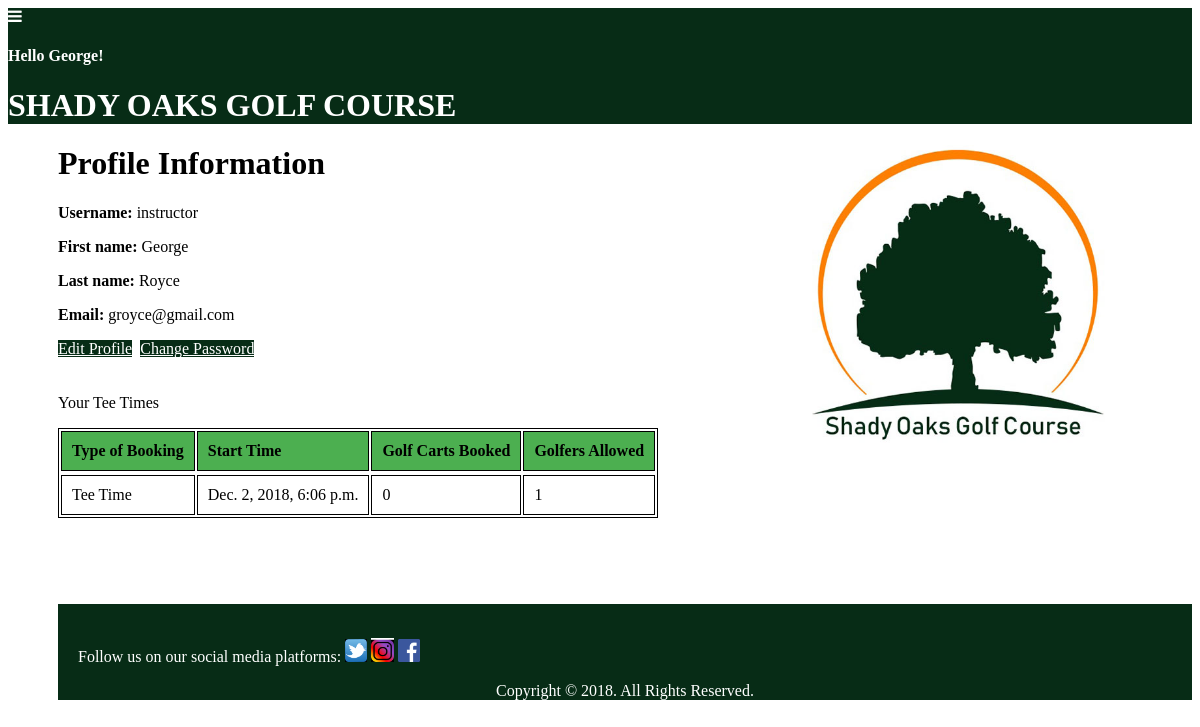
The page /profile (signed in) on the database as committed earlier.
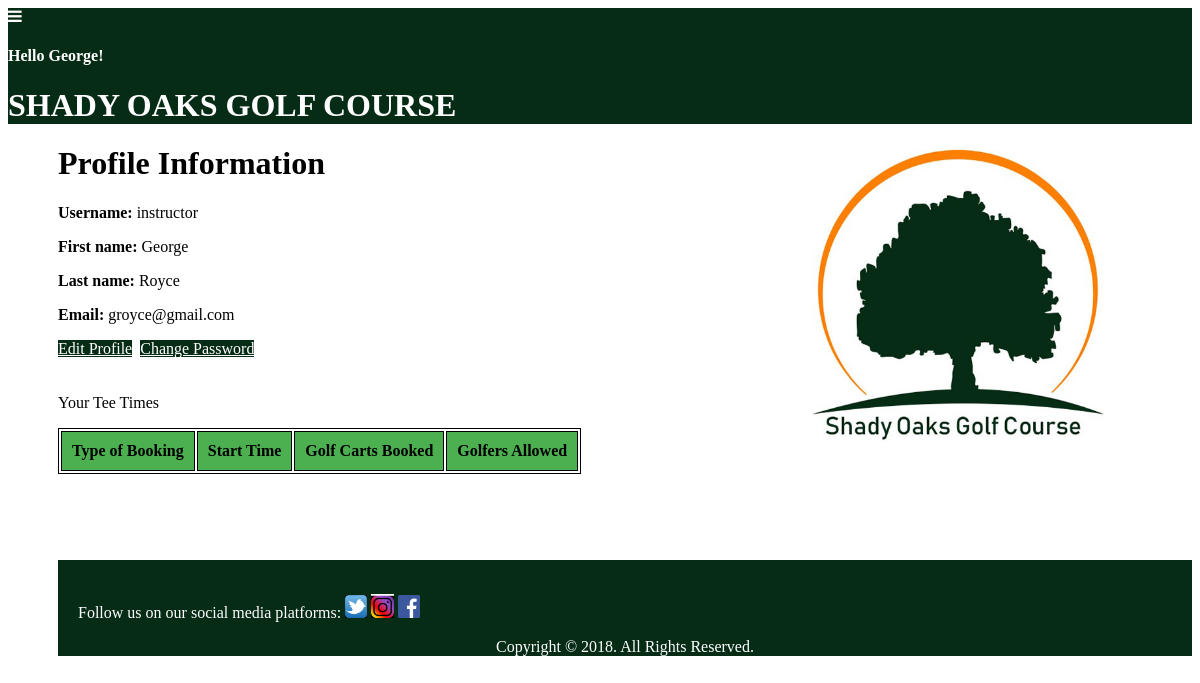
The same page on the database as committed later.
### main/models.py (models this page shows, shortened)
class Teetime(models.Model):
    user = models.ForeignKey(settings.AUTH_USER_MODEL, default=1, on_delete=models.CASCADE)
    Teetime_Name = models.CharField(default="Tee Time", max_length=50)
    Teetime_Start = models.DateTimeField(default=timezone.now)
    Golf_Carts = models.IntegerField(default=0)
    Golfers_Allowed = models.IntegerField(default=1)
    Created_Date = models.DateTimeField(default=timezone.now)
    Updated_Date = models.DateTimeField(default=timezone.now)

### main/views.py (the view)
# urls.py: path('profile', views.profile, name='profile'),
def profile(request):
    teetime = Teetime.objects.filter(user=request.user)
    args = {'user': request.user}
    return render(request, 'registration/profile.html', {'teetimes': teetime})

### main/templates/registration/profile.html (shortened to what this page needs)
<!DOCTYPE html>
{% load staticfiles %}
<html>
<link rel="stylesheet" href="https://www.w3schools.com/w3css/4/w3pro.css">
<link rel="stylesheet" href="css1.css">
<link rel="stylesheet" href="https://cdnjs.cloudflare.com/ajax/libs/font-awesome/4.3.0/css/font-awesome.min.css">
<body>
<header class="w3-container w3-theme w3-padding-32" id="myHeader">
      <span>
          <i onclick="w3_open()" class="fa fa-bars w3-xlarge w3-button w3-theme" style="color:white;"></i>
      </span>
  <div class="w3-center">
  <h4 style="color:white;">Hello {{ user.first_name }}!</h4>
  <h1 class="w3-xxxlarge w3-animate-bottom" style="color:white;">SHADY OAKS GOLF COURSE</h1>
  </div>
  </header>
<div style="margin-left: 50px; height: 300px">
    <image style="float: right;height: 300px; padding-right: 80px;" src="{% static "images/ShadyOaksLogo.jpg" %}" alt="Logo" style="width:50%;"/>
    <h1>Profile Information</h1>
    <p><b>Username:</b> {{ user }}</p>
    <p><b>First name:</b> {{ user.first_name }}</p>
    <p><b>Last name:</b> {{ user.last_name }}</p>
    <p><b>Email:</b> {{ user.email }}</p>
    <a href="{% url 'edit_profile' %}" class="w3-button w3-theme-dark" style="background-color: #ff8000;">Edit Profile<a>&nbsp;</a>
    <a href="{% url 'change_password' %}" class="w3-button w3-theme-dark" style="background-color: #ff8000;">Change Password</a></a>
    <p style="padding-top: 20px;"> Your Tee Times</p>
    <div style="padding-right: 30px; padding-bottom: 50px;">
        <table class="table table-striped table-bordered table-hover" style="text-align: left; border: 1px solid black;">
            <thead>
            <tr class="bg-info" >
                <th style="border: 1px solid black; padding: 10px; background-color: #4CAF50; font-weight: bold">Type of Booking</th>
                <th style="border: 1px solid black; padding: 10px; background-color: #4CAF50; font-weight: bold">Start Time</th>
                <th style="border: 1px solid black; padding: 10px; background-color: #4CAF50; font-weight: bold">Golf Carts Booked</th>
                <th style="border: 1px solid black; padding: 10px; background-color: #4CAF50; font-weight: bold">Golfers Allowed</th>
            </tr>
            </thead>
            {% if user.is_authenticated %}
            <tbody>
            {% for teetime in teetimes %}
                    <td style="border: 1px solid black; padding: 10px">{{ teetime.Teetime_Name }}</td>
                    <td style="border: 1px solid black; padding: 10px">{{ teetime.Teetime_Start }}</td>
                    <td style="border: 1px solid black; padding: 10px">{{ teetime.Golf_Carts }}</td>
                    <td style="border: 1px solid black; padding: 10px">{{ teetime.Golfers_Allowed }}</td>
            {% endfor %}
            </tbody>
            {% endif %}
        </table>
    </div>
<br>
<br>
<footer style="background-color: #072c16">
    <br>
    <p style="color: white;margin-left: 20px">Follow us on our social media platforms:
        <a href="https://twitter.com/?lang=en" target="_blank"><image src="{% static "images/Twitter.png" %}" alt="Twitter" style="width:2%"/></a>
        <a href="https://www.instagram.com/" target="_blank"><image src="{% static "images/Instagram.png" %}" alt="instagram" style="width:2%"/></a>
        <a href="https://www.facebook.com/" target="_blank"><image src="{% static "images/facebook.png" %}" alt="facebook" style="width:2%"/></a></p>
    <p style="color: white;text-align:center">Copyright &copy 2018. All Rights Reserved. </p>
  </footer>
</body>
</html>

Rows that differ between the two databases and show on the page:
no longer on this page (row edited): Teetime: Teetime_Name "Tee Time", Teetime_Start "Dec. 2, 2018, 6:06 p.m.", Golf_Carts "0", Golfers_Allowed "1"
